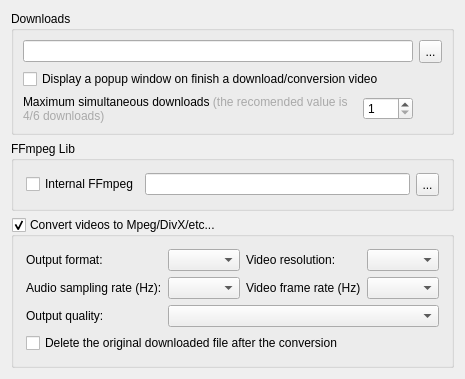
     <widget class="QWidget" name="pgBasic">
      <layout class="QGridLayout">
       <item row="0" column="0">
        <widget class="QGroupBox" name="gpbDownloads">
         <property name="title">
          <string>Downloads</string>
         </property>
         <layout class="QGridLayout">
          <item row="0" column="0" colspan="2">
           <widget class="QLineEdit" name="edtDownloadsDir">
            <property name="minimumSize">
             <size>
              <width>0</width>
              <height>21</height>
             </size>
            </property>
            <property name="whatsThis">
             <string>Path which the downloaded video will be saved</string>
            </property>
            <property name="accessibleName">
             <string>Downloads directory</string>
            </property>
            <property name="accessibleDescription">
             <string>Path which the downloaded video will be saved</string>
            </property>
           </widget>
          </item>
          <item row="0" column="2">
           <widget class="QToolButton" name="spbSelectDownloadDir">
            <property name="minimumSize">
             <size>
              <width>23</width>
              <height>23</height>
             </size>
            </property>
            <property name="maximumSize">
             <size>
              <width>23</width>
              <height>23</height>
             </size>
            </property>
            <property name="toolTip">
             <string>Select the downloads directory</string>
            </property>
            <property name="whatsThis">
             <string>Open the Select directory dialog for select the downloads directory</string>
            </property>
            <property name="accessibleName">
             <string>Select downloads directory</string>
            </property>
            <property name="accessibleDescription">
             <string>Open the Select directory dialog for select the downloads directory</string>
            </property>
            <property name="text">
             <string>...</string>
            </property>
           </widget>
          </item>
          <item row="1" column="0" colspan="2">
           <widget class="QCheckBox" name="chbDisplayPopup">
            <property name="whatsThis">
             <string>If this option is checked, on finish a download/conversion video an information popup window will be displayed</string>
            </property>
            <property name="accessibleName">
             <string>Display popup checkbox</string>
            </property>
            <property name="accessibleDescription">
             <string>If this option is checked, on finish a download/conversion video an information popup window will be displayed</string>
            </property>
            <property name="text">
             <string>Display a popup window on finish a download/conversion video</string>
            </property>
           </widget>
          </item>
          <item row="2" column="0">
           <widget class="QLabel" name="lblMaxDownloads">
            <property name="text">
             <string>Maximum simultaneous downloads &lt;span style=&quot;color:#a9a9a9;&quot;&gt;(the recomended value is 4/6 downloads)&lt;/span&gt;</string>
            </property>
            <property name="wordWrap">
             <bool>true</bool>
            </property>
           </widget>
          </item>
          <item row="2" column="1">
           <widget class="QSpinBox" name="spinBoxMaxDownloads">
            <property name="maximumSize">
             <size>
              <width>50</width>
              <height>16777215</height>
             </size>
            </property>
            <property name="whatsThis">
             <string>Maximum simultaneous downloads value (the recommended value is between 4 and 6)</string>
            </property>
            <property name="accessibleName">
             <string>Maximum simultaneous downloads value</string>
            </property>
            <property name="accessibleDescription">
             <string>Maximum simultaneous downloads value (the recommended value is between 4 and 6)</string>
            </property>
            <property name="minimum">
             <number>1</number>
            </property>
            <property name="maximum">
             <number>100</number>
            </property>
           </widget>
          </item>
         </layout>
        </widget>
       </item>
       <item row="1" column="0">
        <widget class="QGroupBox" name="gpbFFmpegLib">
         <property name="title">
          <string>FFmpeg Lib</string>
         </property>
         <layout class="QHBoxLayout" name="horizontalLayout">
          <property name="leftMargin">
           <number>12</number>
          </property>
          <property name="topMargin">
           <number>12</number>
          </property>
          <property name="rightMargin">
           <number>12</number>
          </property>
          <property name="bottomMargin">
           <number>12</number>
          </property>
          <item>
           <widget class="QCheckBox" name="chbInternalFFmpeg">
            <property name="enabled">
             <bool>true</bool>
            </property>
            <property name="text">
             <string>Internal FFmpeg</string>
            </property>
            <property name="tristate">
             <bool>false</bool>
            </property>
           </widget>
          </item>
          <item>
           <widget class="QLineEdit" name="edtFFmpegLib">
            <property name="minimumSize">
             <size>
              <width>0</width>
              <height>21</height>
             </size>
            </property>
            <property name="whatsThis">
             <string>Path of the ffmpeg library (video conversions program)</string>
            </property>
            <property name="accessibleName">
             <string>Ffmpeg directory</string>
            </property>
            <property name="accessibleDescription">
             <string>Path of the ffmpeg library (video conversions program)</string>
            </property>
           </widget>
          </item>
          <item>
           <widget class="QToolButton" name="spbSelectFFmpegLib">
            <property name="minimumSize">
             <size>
              <width>23</width>
              <height>23</height>
             </size>
            </property>
            <property name="maximumSize">
             <size>
              <width>23</width>
              <height>23</height>
             </size>
            </property>
            <property name="toolTip">
             <string>Select the ffmpeg directory</string>
            </property>
            <property name="whatsThis">
             <string>Open the Select directory dialog for select the ffmpeg directory</string>
            </property>
            <property name="accessibleName">
             <string>Select ffmpeg directory</string>
            </property>
            <property name="accessibleDescription">
             <string>Open the Select directory dialog for select the ffmpeg directory</string>
            </property>
            <property name="text">
             <string>...</string>
            </property>
           </widget>
          </item>
         </layout>
        </widget>
       </item>
       <item row="2" column="0">
        <widget class="QGroupBox" name="gpbVideoConversion">
         <property name="whatsThis">
          <string>Enable/disable the video conversions</string>
         </property>
         <property name="accessibleName">
          <string>Convert videos</string>
         </property>
         <property name="accessibleDescription">
          <string>Enable/disable the video conversions</string>
         </property>
         <property name="title">
          <string>Convert videos to Mpeg/DivX/etc...</string>
         </property>
         <property name="checkable">
          <bool>true</bool>
         </property>
         <property name="checked">
          <bool>true</bool>
         </property>
         <layout class="QGridLayout">
          <property name="leftMargin">
           <number>12</number>
          </property>
          <property name="topMargin">
           <number>12</number>
          </property>
          <property name="rightMargin">
           <number>12</number>
          </property>
          <property name="bottomMargin">
           <number>12</number>
          </property>
          <item row="0" column="0">
           <widget class="QLabel" name="lblOutputFormat">
            <property name="text">
             <string>Output format:</string>
            </property>
           </widget>
          </item>
          <item row="0" column="1">
           <widget class="QComboBox" name="cmbOutputFormat">
            <property name="whatsThis">
             <string>Video output format</string>
            </property>
            <property name="accessibleName">
             <string>Video output format combobox</string>
            </property>
            <property name="accessibleDescription">
             <string>Video output format</string>
            </property>
           </widget>
          </item>
          <item row="0" column="2">
           <widget class="QLabel" name="lblVideoResolution">
            <property name="text">
             <string>Video resolution:</string>
            </property>
           </widget>
          </item>
          <item row="0" column="3">
           <widget class="QComboBox" name="cmbVideoResolution">
            <property name="whatsThis">
             <string>Video resolution</string>
            </property>
            <property name="accessibleName">
             <string>Video resolution combobox</string>
            </property>
            <property name="accessibleDescription">
             <string>Video resolution</string>
            </property>
           </widget>
          </item>
          <item row="1" column="0">
           <widget class="QLabel" name="lblAudioSampling">
            <property name="text">
             <string>Audio sampling rate (Hz):</string>
            </property>
           </widget>
          </item>
          <item row="1" column="1">
           <widget class="QComboBox" name="cmbAudioSampling">
            <property name="whatsThis">
             <string>Video audio sampling rate (Hz)</string>
            </property>
            <property name="accessibleName">
             <string>Video audio sampling rate combobox</string>
            </property>
            <property name="accessibleDescription">
             <string>Video audio sampling rate (Hz)</string>
            </property>
           </widget>
          </item>
          <item row="1" column="2">
           <widget class="QLabel" name="lblVideoFrameRate">
            <property name="text">
             <string>Video frame rate (Hz)</string>
            </property>
           </widget>
          </item>
          <item row="1" column="3">
           <widget class="QComboBox" name="cmbVideoFrameRate">
            <property name="whatsThis">
             <string>Video frame rate (Hz)</string>
            </property>
            <property name="accessibleName">
             <string>Video frame rate combobox</string>
            </property>
            <property name="accessibleDescription">
             <string>Video frame rate (Hz)</string>
            </property>
           </widget>
          </item>
          <item row="2" column="0">
           <widget class="QLabel" name="lblOutputQuality">
            <property name="text">
             <string>Output quality:</string>
            </property>
           </widget>
          </item>
          <item row="2" column="1" colspan="3">
           <widget class="QComboBox" name="cmbOutputQuality">
            <property name="whatsThis">
             <string>General video output quality</string>
            </property>
            <property name="accessibleName">
             <string>General video output quality combobox</string>
            </property>
            <property name="accessibleDescription">
             <string>General video output quality</string>
            </property>
           </widget>
          </item>
          <item row="3" column="0" colspan="4">
           <widget class="QCheckBox" name="chbDeleteOriginalVideo">
            <property name="statusTip">
             <string/>
            </property>
            <property name="whatsThis">
             <string>If this option is checked, after convert a downloaded video, the original video (FLV) is deleted from your hard disk</string>
            </property>
            <property name="accessibleName">
             <string>Delete original video after conversion checkbox</string>
            </property>
            <property name="accessibleDescription">
             <string>If this option is checked, after convert a downloaded video, the original video (FLV) is deleted from your hard disk</string>
            </property>
            <property name="text">
             <string>Delete the original downloaded file after the conversion</string>
            </property>
           </widget>
          </item>
         </layout>
        </widget>
       </item>
      </layout>
     </widget>
